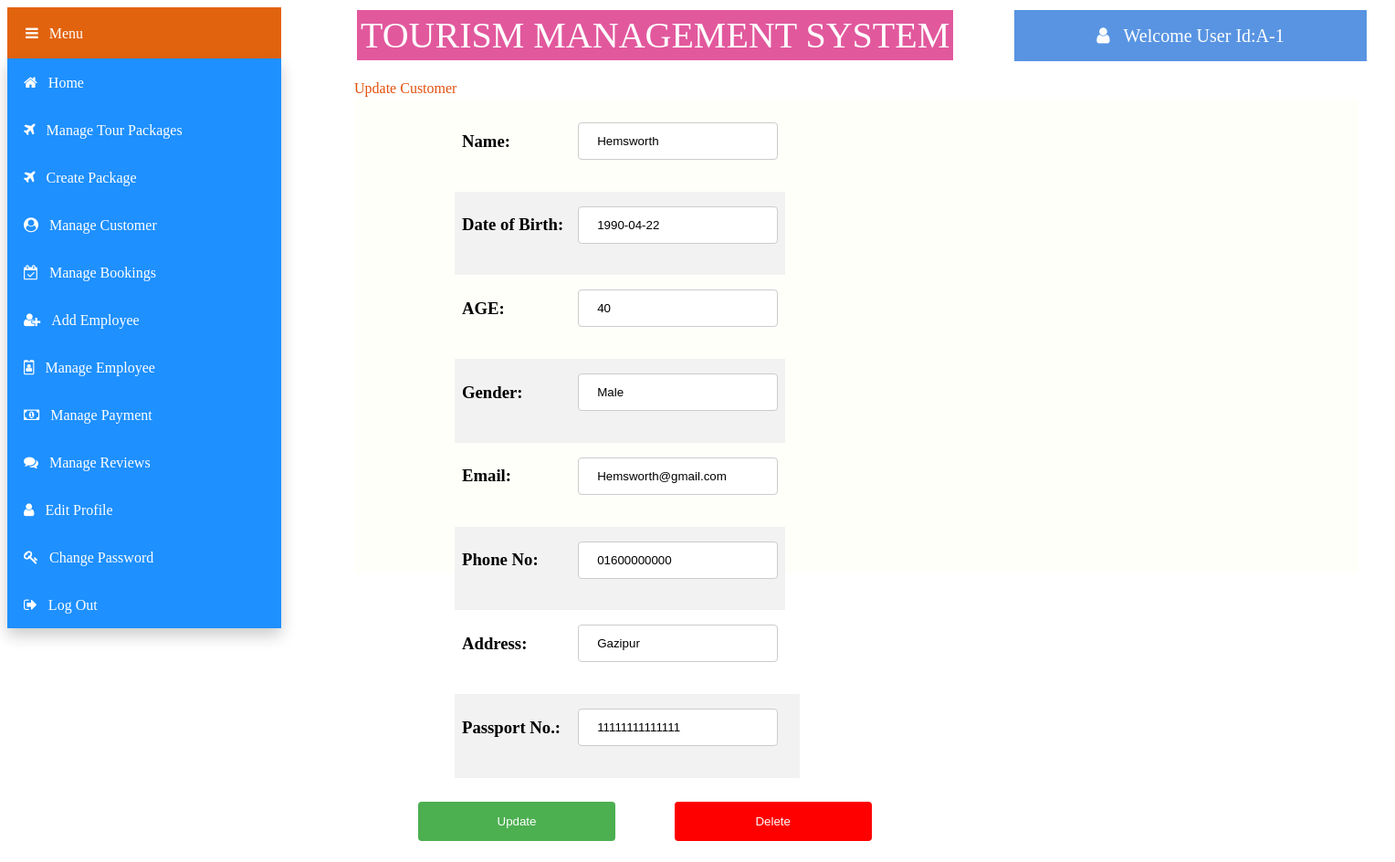
/views/Admin/updateuser.php?id=C-1 (signed in), run on the app's committed database.
### tables this page shows
CREATE TABLE `customer` (
  `c_id` varchar(50) NOT NULL,
  `name` varchar(50) NOT NULL,
  `dob` date NOT NULL,
  `age` varchar(50) NOT NULL,
  `mobile` varchar(50) NOT NULL,
  `address` varchar(50) NOT NULL,
  `passport_id` varchar(50) NOT NULL,
  `status` varchar(50) NOT NULL,
  `gender` varchar(50) NOT NULL,
  `email` varchar(50) NOT NULL,
  `image` varchar(100) NOT NULL
);

### models/database.php (called while the page is built, shortened)
<?php
	 $serverName="localhost";
	 $userName="root";
	 $password="";
	 $dbName="tms";
	function get($query)
	{
        $data=array();
		global $serverName,$userName,$password,$dbName;
		$conn = mysqli_connect( $serverName, $userName, $password, $dbName);
        $result=mysqli_query($conn,$query);
        if(mysqli_num_rows($result) > 0)
        {
            while($row = mysqli_fetch_assoc($result))
            {
                $entity=array();
                foreach($row as $k=>$v)
                {
                    $entity[$k] = $row[$k];
                }
                $data[] = $entity;
            }
        }
		return $data;
	}
?>

### controllers/customerController.php (called while the page is built, shortened)
<?php
    require_once '../../models/database.php';
    function getCustomer($id)
	{
		$query="SELECT * FROM customer WHERE c_id='$id'";
		$cms=get($query);
		return $cms[0];
    }
?>

### views/Admin/updateuser.php (the view, shortened to what this page needs)
<?php
include '../../controllers/customerController.php';
$cid = $_GET["id"];
$cms=getCustomer($cid);
$err_name="";
$err_passport="";
?>
<html>
    <head>
        <link rel="stylesheet" href="https://cdnjs.cloudflare.com/ajax/libs/font-awesome/4.7.0/css/font-awesome.min.css">
        <link rel="stylesheet" type="text/css" href="css/updateuser.css">
    </head>
    <body>
        <div class="title" >TOURISM MANAGEMENT SYSTEM
        </div>
        <div class="dropdown">
            <button class="dropbtn"><i class="fa fa-bars">&nbsp;&nbsp;&nbsp;Menu</i></button>
                <div class="dropdown-content">
                    <button class="btn" onClick="location.href='home.php'" value='home'><i class="fa fa-home">&nbsp;&nbsp;&nbsp;Home</i></button><br>
                    <button class="btn" onClick="location.href='manage_package.php'" value='manage_package'><i class="fa fa-plane">&nbsp;&nbsp;&nbsp;Manage Tour Packages</i></button><br>
                    <button class="btn" onClick="location.href='createpackage.php'" value='createpackage'><i class="fa fa-plane">&nbsp;&nbsp;&nbsp;Create Package</i></button><br>
                    <button class="btn" onClick="location.href='manageuser.php'" value='manageuser'><i class="fa fa-user-circle">&nbsp;&nbsp;&nbsp;Manage Customer</i></button><br>
                    <button class="btn" onClick="location.href='managebooking.php'" value='managebooking'><i class="fa fa-calendar-check-o">&nbsp;&nbsp;&nbsp;Manage Bookings</i></button><br>
                    <button class="btn" onClick="location.href='addemployee.php'" value='addemployee'><i class="fa fa-user-plus" >&nbsp;&nbsp;&nbsp;Add Employee</i></button><br>
                    <button class="btn" onClick="location.href='manageemployee.php'" value='managemployee'><i class="fa fa-id-badge" >&nbsp;&nbsp;&nbsp;Manage Employee</i></button><br>
                    <button class="btn" onClick="location.href='managepayment.php'" value='managepayment'><i class="fa fa-money">&nbsp;&nbsp;&nbsp;Manage Payment</i></button><br>
                    <button class="btn" onClick="location.href='managereview.php'" value='managereview'><i class="fa fa-comments">&nbsp;&nbsp;&nbsp;Manage Reviews</i></button><br>
                    <button class="btn" onClick="location.href='editprofile.php'" value='editprofile'><i class="fa fa-user">&nbsp;&nbsp;&nbsp;Edit Profile</i></button><br>
                    <button class="btn" onClick="location.href='changepassword.php'" value='changepassword'><i class="fa fa-key">&nbsp;&nbsp;&nbsp;Change Password</i></button><br>
                    <button class="btn" onClick=" location.href='../logout.php'"><i class="fa fa-sign-out">&nbsp;&nbsp;&nbsp;Log Out</i></button><br>
                </div>
        </div>
        <div class="welcome" ><i class="fa fa-user">&nbsp;&nbsp;&nbsp;<?php echo "Welcome User Id:".$_SESSION["loggedinuser"];?></i>
        </div>
        <div class="text" >Update Customer</i>
        </div>
        <form method="post" action="">
        <div class="panel">
            <table  >
                <tr>
                    <td> <h3>Name:</h3></td>
                    <td><h3><input type="text" name="ename" value="<?php echo $cms["name"]?>" ></h3></td>
                    <td><span style="color:red"><?php echo $err_name;?></span></td>
                </tr>
                <tr>
                    <td> <h3>Date of Birth:</h3></td>
                    <td><h3><input type="text" name="date" value="<?php echo $cms["dob"]?>" readonly></h3></td>
                </tr>
                <tr>
                    <td> <h3>AGE:</h3></td>
                    <td><h3><input type="text" name="age" value="<?php echo $cms["age"]?>" readonly></h3></td>
                </tr>
                <tr>
                    <td> <h3>Gender:</h3></td>
                    <td><h3><input type="text" name="gender" value="<?php echo $cms["gender"]?>" readonly ></h3></td>
                </tr>
                <tr>
                    <td> <h3>Email:</h3></td>
                    <td style><h3><input type="text" name="email" value="<?php echo $cms["email"]?>" readonly ></h3></td>
                </tr>
                <tr>
                    <td> <h3>Phone No:</h3></td>
                    <td><h3><input type="text" name="phoneno" value="<?php echo $cms["mobile"]?>" readonly ></h3></td>
                </tr>
                <tr>
                    <td> <h3>Address:</h3></td>
                    <td><h3><input type="text" name="address" value="<?php echo $cms["address"]?>" readonly ></h3></td>
                </tr>
                <tr>
                    <td> <h3>Passport No.:</h3></td>
                    <td><h3><input type="text" name="passport" value="<?php echo $cms["passport_id"]?>" ></h3></td>
                    <td><span style="color:red"><?php echo $err_passport;?></span></td>
                </tr>
            </table>
            <h3><input type="submit" name="submit" value="Update"> <input type="submit" name="delete" value="Delete" style="background-color:red;"></h3>
        </div>
    </form>
    </body>
</html>

### views/Admin/css/updateuser.css (style rules this page uses)
.title { background-color: rgb(226, 88, 157); color: white; padding: 4px; min-width:400px; font-size: 40px; text-align: center; border: solid; margin-left:380px; position: absolute; }
.dropbtn { background-color: rgb(226, 99, 14); color: white; padding: 20px; min-width:300px; font-size: 16px; width:30%; text-align:left; border: none; cursor: pointer; }
.dropdown { position: absolute; display: inline-block; }
.dropdown-content { display: block; position: absolute; background-color: #2c2828; min-width: 300px; box-shadow: 0px 8px 16px 0px rgba(0,0,0,0.2); z-index: 1; }
.btn { background-color: DodgerBlue; border: none; color: white; padding: 18px; min-width:300px; font-size: 16px; text-align:left; cursor: pointer; }
.welcome { background-color: rgb(88, 148, 226); color: white; padding: 18px; min-width:350px; font-size: 20px; text-align: center; border: solid; margin-left:1100px; position: absolute; }
.text { color: rgb(226, 81, 14); margin-top: 80px; font-size: 16px; margin-left:380px; position: absolute; }
.panel { display: inline-block; background:rgb(255, 255, 250); min-height: 500px; min-width: 1080px; height: 100px; padding: 10px; border: navajowhite; margin-right: 30px; margin-left: 380px; margin-top:100px ; margin-bottom: 300px; }
input[type=text], select { width: 100%; padding: 12px 20px; margin: 8px 0; display: inline-block; border: 1px solid #ccc; border-radius: 4px; box-sizing: border-box; }
table { border-collapse: collapse; margin-left: 100px; }
th, td { text-align: left; padding: 8px; }
tr:nth-child(even) { background-color: #f2f2f2; }
input[type=submit] { width: 20%; background-color: #4CAF50; color: white; padding: 14px 10px; margin: 8px 0; border: none; border-radius: 4px; margin-left: 60px; cursor: pointer; }

### data on the page
customer: ename "Hemsworth", date "1990-04-22", age "40", gender "Male", email "Hemsworth@gmail.com", phoneno "01600000000", address "Gazipur", passport "11111111111111"

### other printed values
$_SESSION["loggedinuser"] "A-1"
